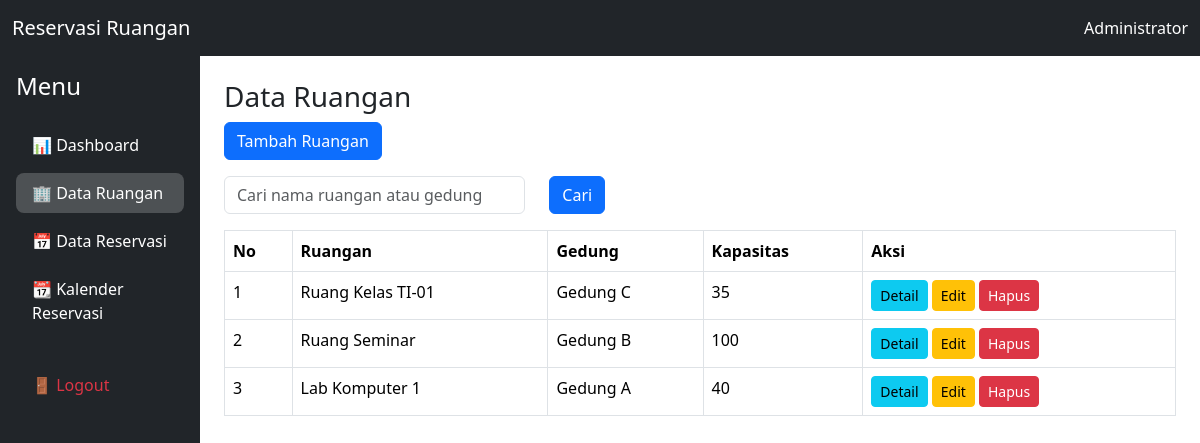
The page /index.php?page=ruangan (signed in) on the database its author committed.
### tables this page shows
CREATE TABLE `ruangan` (
  `id` int NOT NULL,
  `nama_ruangan` varchar(100) NOT NULL,
  `gedung` varchar(100) NOT NULL,
  `kapasitas` int NOT NULL,
  `fasilitas` text,
  `status` enum('aktif','nonaktif') DEFAULT 'aktif',
  `created_at` timestamp NULL DEFAULT CURRENT_TIMESTAMP
);

### public/index.php (called while the page is built, shortened)
<?php
require '../routes/web.php';

### app/models/Database.php (called while the page is built, shortened)
<?php
require_once __DIR__ . '/../../config/database.php';
class DB
{
    public function __construct()
    {
        $database = new Database();
        $this->conn = $database->connect();
    }
}

### config/database.php (called while the page is built, shortened)
<?php
class Database
{
    private $host = "localhost";
    private $dbname = "reservasi_ruangan";
    private $username = "root";
    private $password = "";
    public function connect()
    {
        $this->conn = null;
        try {
            $this->conn = new PDO(
                "mysql:host=".$this->host.";dbname=".$this->dbname,
                $this->username,
                $this->password
            );
            $this->conn->setAttribute(
                PDO::ATTR_ERRMODE,
                PDO::ERRMODE_EXCEPTION
            );
        } catch(PDOException $e) {
            die("Koneksi gagal : " . $e->getMessage());
        }
        return $this->conn;
    }
}

### app/models/RuanganModel.php (called while the page is built, shortened)
<?php
require_once 'Database.php';
class RuanganModel extends DB
{
    public function getAll()
    {
        $stmt = $this->conn->prepare("
            SELECT *
            FROM ruangan
            ORDER BY id DESC
        ");
        $stmt->execute();
        return $stmt->fetchAll(PDO::FETCH_ASSOC);
    }
}

### app/views/ruangan/index.php (the view, shortened to what this page needs)
<?php require '../app/views/layouts/header.php'; ?>
<?php require '../app/views/layouts/navbar.php'; ?>
<div class="container-fluid">
    <div class="row">
        <?php require '../app/views/layouts/sidebar.php'; ?>
        <div class="col-md-10 p-4">
            <h3>Data Ruangan</h3>
            <a
                href="index.php?page=ruangan&action=create"
                class="btn btn-primary mb-3"
            >
                Tambah Ruangan
            </a>
            <form method="GET" class="mb-3">
                <div class="row">
                    <div class="col-md-4">
                        <input
                            type="text"
                            name="keyword"
                            class="form-control"
                            placeholder="Cari nama ruangan atau gedung"
                        >
                    </div>
                    <div class="col-md-2">
                        <button
                            type="submit"
                            class="btn btn-primary"
                        >
                            Cari
                        </button>
                    </div>
                </div>
            </form>
            <table class="table table-bordered">
                <thead>
                    <tr>
                        <th>No</th>
                        <th>Ruangan</th>
                        <th>Gedung</th>
                        <th>Kapasitas</th>
                        <th>Aksi</th>
                    </tr>
                </thead>
                <tbody>
                    <?php $no = 1; ?>
                    <?php foreach ($ruangan as $r): ?>
                        <tr>
                            <td><?= $no++ ?></td>
                            <td><?= $r['nama_ruangan'] ?></td>
                            <td><?= $r['gedung'] ?></td>
                            <td><?= $r['kapasitas'] ?></td>
                            <td>
                                <a
                                    href="index.php?page=ruangan&action=detail&id=<?= $r['id'] ?>"
                                    class="btn btn-info btn-sm"
                                >
                                    Detail
                                </a>
                                <a
                                    href="index.php?page=ruangan&action=edit&id=<?= $r['id'] ?>"
                                    class="btn btn-warning btn-sm"
                                >
                                    Edit
                                </a>
                                <a
                                    href="index.php?page=ruangan&action=delete&id=<?= $r['id'] ?>"
                                    class="btn btn-danger btn-sm"
                                    onclick="return confirm('Yakin hapus data?')"
                                >
                                    Hapus
                                </a>
                            </td>
                        </tr>
                    <?php endforeach; ?>
                </tbody>
            </table>
        </div>
    </div>
</div>
<?php require '../app/views/layouts/footer.php'; ?>

### rows shown on the page
ruangan: nama_ruangan "Ruang Kelas TI-01", gedung "Gedung C", kapasitas "35"
ruangan: nama_ruangan "Ruang Seminar", gedung "Gedung B", kapasitas "100"
ruangan: nama_ruangan "Lab Komputer 1", gedung "Gedung A", kapasitas "40"

### other values the page prints
$_SESSION['nama'] "Administrator"
